Frame 1 (no input): blank canvas, image omitted
Frame 60 (no input): blank canvas, image omitted
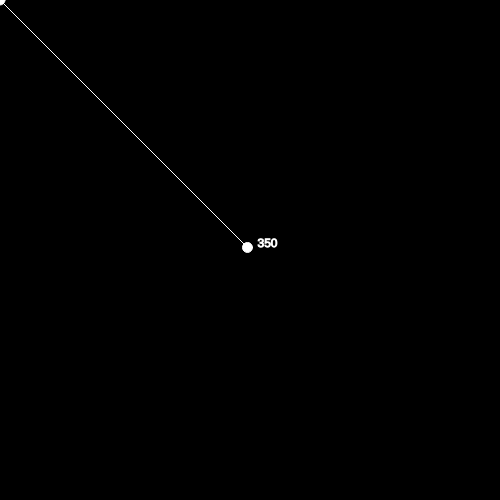
Frame 120 (the mouse pressed at the canvas centre since frame 60)

The p5.js sketch whose frames 1 and 60 were blank and that drew this single picture after the mouse press (run headless with seeded random() and noise() and a simulated clock; from frame 60 on, the mouse is pressed at the canvas centre):

// p5.js sketch
// ── sketch.js
// IMA NYU Shanghai
// The Nature of Code
// MOQN
// Feb 22 2017


var vector;

function setup() {
  createCanvas(500, 500);
  fill(255);
  stroke(255);
}

function draw() {
  background(0);
  vector = createVector(mouseX, mouseY);
  
  vector.limit(350); //constrain the magnitude

  ellipse(0, 0, 10, 10);
  ellipse(vector.x, vector.y, 10, 10);

  var magitude = vector.mag();
  
  // let's visualize the vector!
  line(0, 0, vector.x, vector.y);
  text(round(magitude), vector.x+10, vector.y);
}
